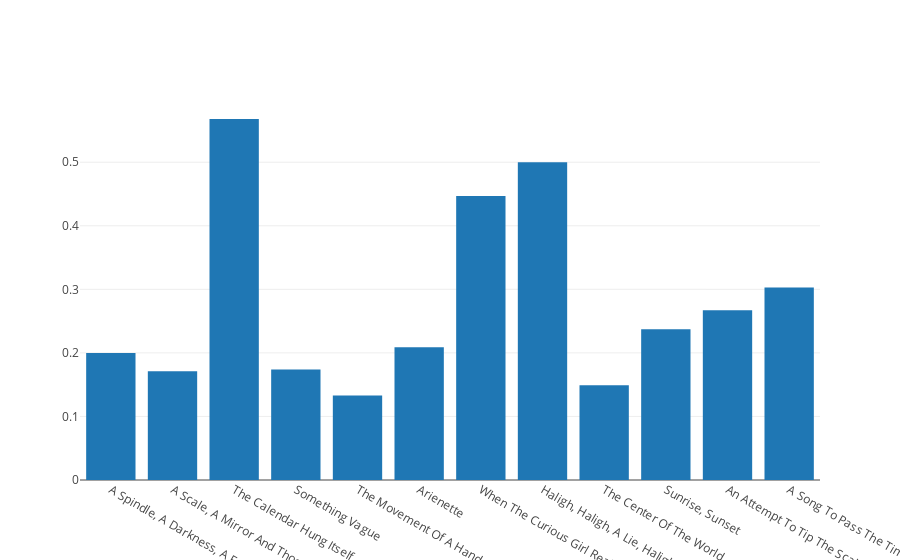

The notebook cell this image was saved under:
### Code cell
graph(fm)

### Figure 1 — Plotly figure (JSON) as saved in the notebook; plotly's stock layout.template omitted (floating-point values rounded to 4 significant figures)
{"data": [{"type": "bar", "x": ["A Spindle, A Darkness, A Fever, And A Necklace", "A Scale, A Mirror And Those Indifferent Clocks", "The Calendar Hung Itself…", "Something Vague", "The Movement Of A Hand", "Arienette", "When The Curious Girl Realizes She Is Under Glass", "Haligh, Haligh, A Lie, Haligh", "The Center Of The World", "Sunrise, Sunset", "An Attempt To Tip The Scales", "A Song To Pass The Time"], "y": [0.2, 0.171, 0.568, 0.174, 0.133, 0.209, 0.447, 0.5, 0.149, 0.237, 0.267, 0.303]}], "layout": {}}
